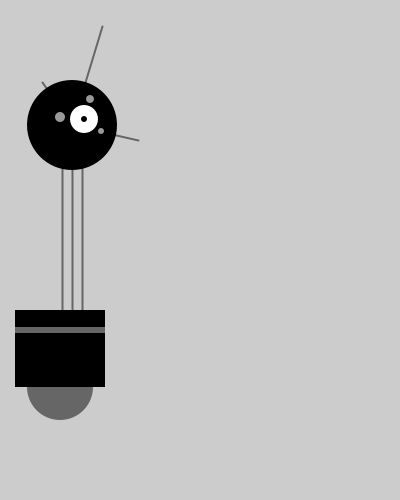
Frame 1 (no input)
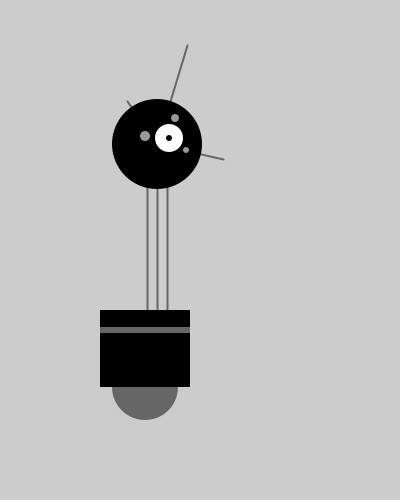
Frame 60 (the mouse pressed at the canvas centre just before this capture)
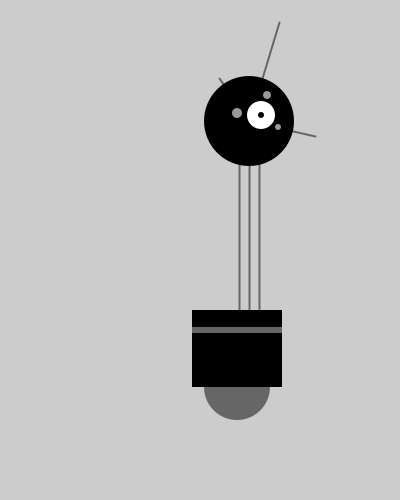
Frame 120 (the mouse held since frame 60 and released just before this capture)

The Processing sketch that drew these frames (run headless with seeded random() and noise(); from frame 60 on, the mouse is pressed at the canvas centre):

// Processing sketch: robot_interactividad
// ── robot_interactividad.pde
int posX = 60; // Coordenada posX
int posY = 420; // Coordenada posY
int altoCuerpo = 110; // Altura del cuerpo
int altoCuello = 140; // Altura del cuello
int radio = 45;
int cuelloPosY = posY - altoCuerpo - altoCuello - radio; // posY del cuello

void setup() {
  size(400, 500);
  strokeWeight(2);
  ellipseMode(RADIUS);
}

void draw() {
  cuelloPosY = posY - altoCuerpo - altoCuello - radio;
  
  background(204);
  // Cuello
  stroke(102);
  line(posX+2, posY-altoCuerpo, posX+2, cuelloPosY);
  line(posX+12, posY-altoCuerpo, posX+12, cuelloPosY);
  line(posX+22, posY-altoCuerpo, posX+22, cuelloPosY);
  // Antenas
  line(posX+12, cuelloPosY, posX-18, cuelloPosY-43);
  line(posX+12, cuelloPosY, posX+42, cuelloPosY-99);
  line(posX+12, cuelloPosY, posX+78, cuelloPosY+15);
  // Cuerpo
  noStroke();
  fill(102);
  ellipse(posX, posY-33, 33, 33);
  fill(0);
  rect(posX-45, posY-altoCuerpo, 90, altoCuerpo-33);
  fill(102);
  rect(posX-45, posY-altoCuerpo+17, 90, 6);
  // Cabeza
  fill(0);
  ellipse(posX+12, cuelloPosY, radio, radio);
  fill(255);
  ellipse(posX+24, cuelloPosY-6, 14, 14);
  fill(0);
  ellipse(posX+24, cuelloPosY-6, 3, 3);
  fill(153);
  ellipse(posX, cuelloPosY-8, 5, 5);
  ellipse(posX+30, cuelloPosY-26, 4, 4);
  ellipse(posX+41, cuelloPosY+6, 3, 3);
  
  posX+=random(1,3);
  altoCuello+=random(-2,3);
}
